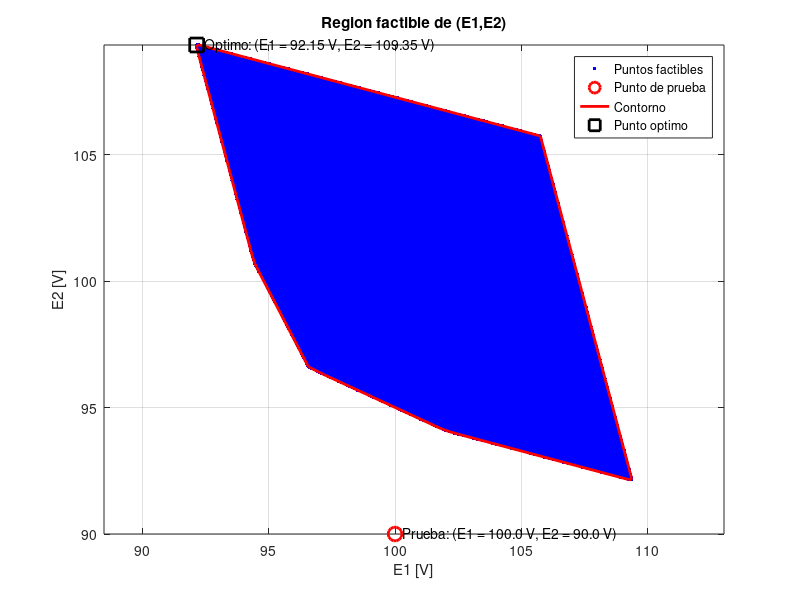

Write MATLAB code to recreate this figure.
clear
clc
close all

%EJERCICIO 20

%DATOS
r12=r36=r56=r45=r14=1;
r23=3;
r25=r15=2;
r10=r60=0.5;
J4=J3=J5=1;

%PUNTO DE PRUEBA (MODIFICABLE)
E1_test = 100;
E2_test = 90;

%%%%%%%%%%%%%%%%%%%%%%%%%%%%%%%%%%%%%%%%%%%%%%%%%%%%%%%%%%%%
% MATRIZ NODAL
%%%%%%%%%%%%%%%%%%%%%%%%%%%%%%%%%%%%%%%%%%%%%%%%%%%%%%%%%%%%
G=[ 1/r10+1/r14+1/r12+1/r15   -1/r12                     0        -1/r14          -1/r15                0;
   -1/r12                     1/r12+1/r23+1/r25         -1/r23     0               -1/r25                0;
    0                        -1/r23                      1/r23+1/r36 0               0                    -1/r36;
   -1/r14                     0                          0          1/r14+1/r45     -1/r45                0;
   -1/r15                    -1/r25                      0         -1/r45           1/r25+1/r15+1/r45+1/r56   -1/r56;
    0                         0                         -1/r36      0               -1/r56                1/r56+1/r36+1/r60 ];

%%%%%%%%%%%%%%%%%%%%%%%%%%%%%%%%%%%%%%%%%%%%%%%%%%%%%%%%%%%%
% VECTORES BASE
%%%%%%%%%%%%%%%%%%%%%%%%%%%%%%%%%%%%%%%%%%%%%%%%%%%%%%%%%%%%
b1=[1/r10; 0; 0; 0; 0; 0];
b2=[0; 0; 0; 0; 0; 1/r60];
b0=[0; 0; -J3; -J4; -J5; 0];

%%%%%%%%%%%%%%%%%%%%%%%%%%%%%%%%%%%%%%%%%%%%%%%%%%%%%%%%%%%%
% CALCULO DE a, c, d
%%%%%%%%%%%%%%%%%%%%%%%%%%%%%%%%%%%%%%%%%%%%%%%%%%%%%%%%%%%%
a=G\b1;
c=G\b2;
d=G\b0;

%%%%%%%%%%%%%%%%%%%%%%%%%%%%%%%%%%%%%%%%%%%%%%%%%%%%%%%%%%%%
% IMPRESION EN CONSOLA
%%%%%%%%%%%%%%%%%%%%%%%%%%%%%%%%%%%%%%%%%%%%%%%%%%%%%%%%%%%%
fprintf('\n============================================\n')
fprintf('PUNTO DE PRUEBA\n')
fprintf('E1 = %.2f V\n', E1_test)
fprintf('E2 = %.2f V\n', E2_test)
fprintf('============================================\n\n')

%%%%%%%%%%%%%%%%%%%%%%%%%%%%%%%%%%%%%%%%%%%%%%%%%%%%%%%%%%%%
% CALCULO DE TENSIONES
%%%%%%%%%%%%%%%%%%%%%%%%%%%%%%%%%%%%%%%%%%%%%%%%%%%%%%%%%%%%
U_test = E1_test*a + E2_test*c + d;

fprintf('TENSIONES NODALES:\n')
for i=1:6
    fprintf('U%d = %.4f V\n', i, U_test(i))
end

IE1_test = (E1_test - U_test(1))/r10;
IE2_test = (E2_test - U_test(6))/r60;
PE1_test = E1_test * IE1_test;
PE2_test = E2_test * IE2_test;
C_test   = 2*PE1_test + PE2_test;

fprintf('\nCORRIENTES DE FUENTE EN EL PUNTO DE PRUEBA:\n')
fprintf('IE1 = %.4f A\n', IE1_test)
fprintf('IE2 = %.4f A\n', IE2_test)

fprintf('\nPOTENCIAS EN EL PUNTO DE PRUEBA:\n')
fprintf('PE1 = %.4f W\n', PE1_test)
fprintf('PE2 = %.4f W\n', PE2_test)

fprintf('\nCOSTO EN EL PUNTO DE PRUEBA:\n')
fprintf('C = 2*PE1 + PE2 = %.4f\n', C_test)

%%%%%%%%%%%%%%%%%%%%%%%%%%%%%%%%%%%%%%%%%%%%%%%%%%%%%%%%%%%%
% VERIFICACION
%%%%%%%%%%%%%%%%%%%%%%%%%%%%%%%%%%%%%%%%%%%%%%%%%%%%%%%%%%%%
if all(U_test>=95 & U_test<=105)
    fprintf('\n>>> EL PUNTO ES FACTIBLE <<<\n')
else
    fprintf('\n>>> EL PUNTO NO ES FACTIBLE <<<\n')
end

%%%%%%%%%%%%%%%%%%%%%%%%%%%%%%%%%%%%%%%%%%%%%%%%%%%%%%%%%%%%
% REGION FACTIBLE + COSTO
%%%%%%%%%%%%%%%%%%%%%%%%%%%%%%%%%%%%%%%%%%%%%%%%%%%%%%%%%%%%
E1_vals=90:0.05:112;
E2_vals=90:0.05:112;

Ef1=[];
Ef2=[];
Cf=[];

for E1=E1_vals
    for E2=E2_vals
        U=E1*a + E2*c + d;

        if all(U>=95 & U<=105)
            IE1 = (E1 - U(1))/r10;
            IE2 = (E2 - U(6))/r60;

            PE1 = E1*IE1;
            PE2 = E2*IE2;

            C = 2*PE1 + PE2;

            Ef1(end+1)=E1;
            Ef2(end+1)=E2;
            Cf(end+1)=C;
        end
    end
end

%%%%%%%%%%%%%%%%%%%%%%%%%%%%%%%%%%%%%%%%%%%%%%%%%%%%%%%%%%%%
% BUSQUEDA DEL MINIMO COSTO
%%%%%%%%%%%%%%%%%%%%%%%%%%%%%%%%%%%%%%%%%%%%%%%%%%%%%%%%%%%%
if ~isempty(Cf)
    [Cmin, idx] = min(Cf);
    E1_opt = Ef1(idx);
    E2_opt = Ef2(idx);

    U_opt = E1_opt*a + E2_opt*c + d;
    IE1_opt = (E1_opt - U_opt(1))/r10;
    IE2_opt = (E2_opt - U_opt(6))/r60;
    PE1_opt = E1_opt * IE1_opt;
    PE2_opt = E2_opt * IE2_opt;

    fprintf('\n============================================\n')
    fprintf('PUNTO OPTIMO (COSTO MINIMO)\n')
    fprintf('E1_opt = %.4f V\n', E1_opt)
    fprintf('E2_opt = %.4f V\n', E2_opt)
    fprintf('Cmin   = %.4f\n', Cmin)
    fprintf('PE1_opt = %.4f W\n', PE1_opt)
    fprintf('PE2_opt = %.4f W\n', PE2_opt)
    fprintf('============================================\n')
end

%%%%%%%%%%%%%%%%%%%%%%%%%%%%%%%%%%%%%%%%%%%%%%%%%%%%%%%%%%%%
% GRAFICO
%%%%%%%%%%%%%%%%%%%%%%%%%%%%%%%%%%%%%%%%%%%%%%%%%%%%%%%%%%%%
figure
plot(Ef1,Ef2,'b.','markersize',8)
grid on
xlabel('E1 [V]')
ylabel('E2 [V]')
title('Region factible de (E1,E2)')
axis equal
hold on

% Punto de prueba
plot(E1_test,E2_test,'ro','markersize',10,'linewidth',2)
label_test = sprintf('Prueba: (E1 = %.1f V, E2 = %.1f V)', E1_test, E2_test);
text(E1_test+0.3, E2_test, label_test)

% Contorno
if ~isempty(Ef1)
    K=convhull(Ef1,Ef2);
    plot(Ef1(K),Ef2(K),'r-','linewidth',2)
end

% Punto óptimo
if ~isempty(Cf)
    plot(E1_opt,E2_opt,'ks','markersize',10,'linewidth',2)
    label_opt = sprintf('Optimo: (E1 = %.2f V, E2 = %.2f V)', E1_opt, E2_opt);
    text(E1_opt+0.3, E2_opt, label_opt)
    legend('Puntos factibles', 'Punto de prueba', 'Contorno', 'Punto optimo')
else
    legend('Puntos factibles', 'Punto de prueba')
end
